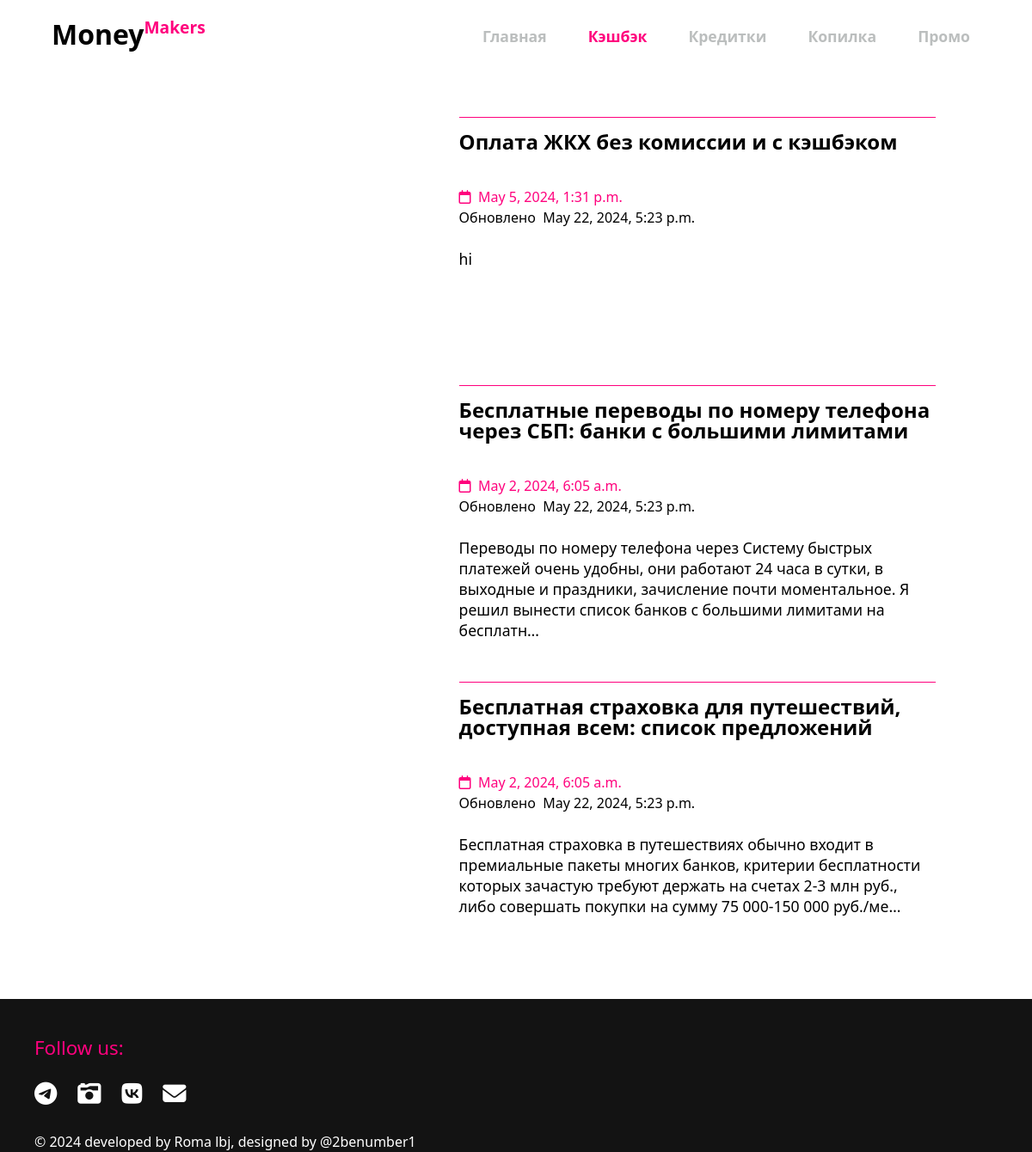
/debit, run on an earlier commit of the app's database.
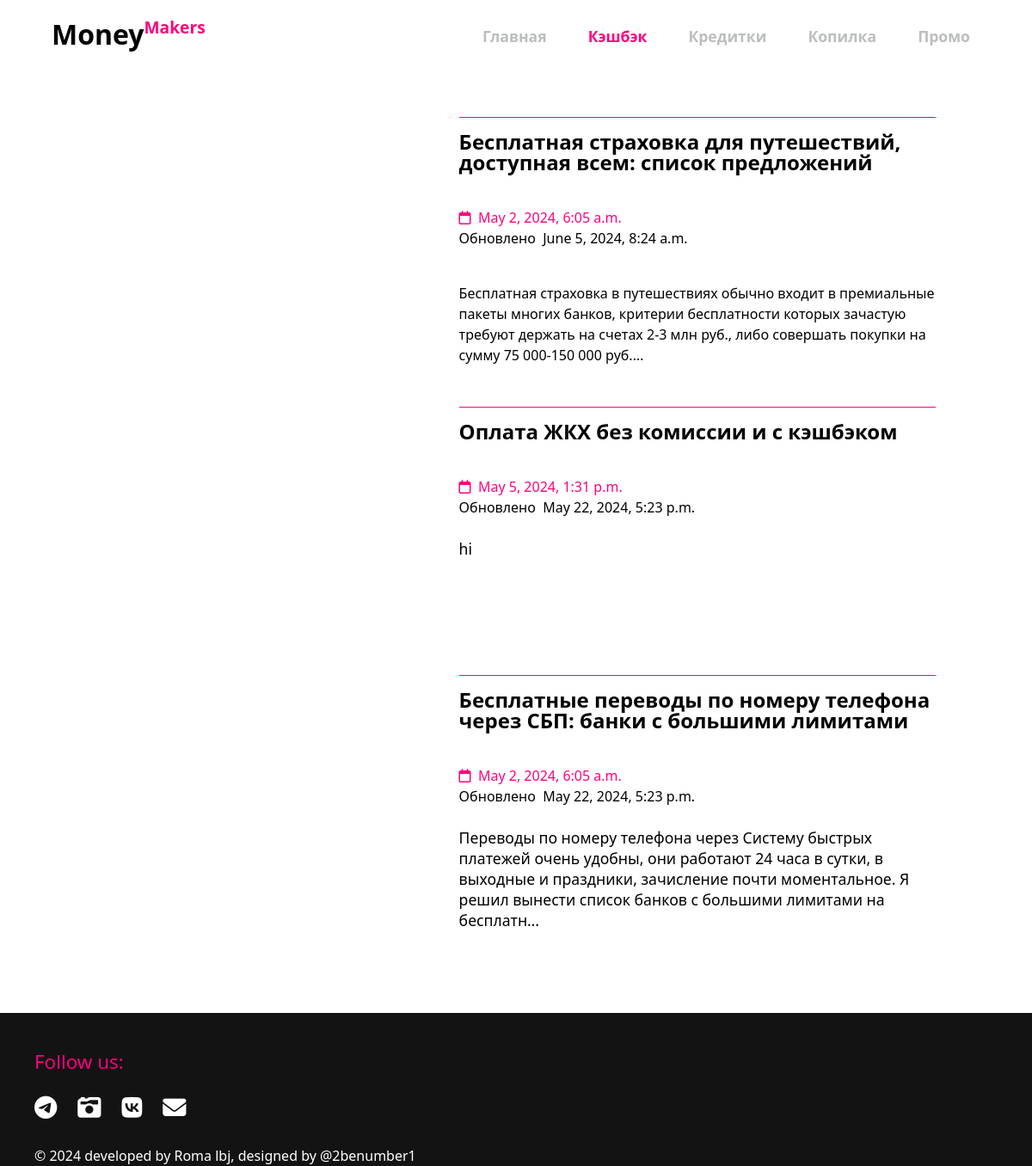
And on a later commit of the database.
### main/models.py (models this page shows, shortened)
class Articles(models.Model):
    credit = 'credit'
    debit = 'debit'
    savings = 'savings'
    CATEGORIES = [(credit, 'Кредитки'), (debit, 'Дебетухи'), (savings, 'Накопилка')]
    title = models.CharField(max_length=255)
    category = models.CharField(max_length=50, choices=CATEGORIES, blank=False)
    content = models.TextField()
    photo = models.ImageField(upload_to="images")
    time_create = models.DateTimeField(auto_now_add=True)
    time_update = models.DateTimeField(auto_now_add=True)
    likes_amount = models.IntegerField(default=0)
    comments_amount = models.IntegerField(default=0)
    class Meta:
        verbose_name = 'Article'
        verbose_name_plural = 'Articles'

### main/views.py (the view)
# urls.py: path('debit', views.debit, name='debit'),
def debit(request):
    context = {
        'articles': Articles.objects.filter(category='debit').order_by('-time_update'),
    }
    return render(request, 'main/debit.html', context)

### main/templates/main/debit.html (shortened to what this page needs)
{% extends 'main/layout.html' %}
{% block content %}
    <div class="credit_articles_list">
         <ul>
             {% for post in articles %}
                        <li>
                            <a href="{% url 'article_detail' category=post.category id=post.id %}">
                                <div class="post">
                                    <div class="image" style="background-image: url('{{post.photo.url}}');"></div>
                                    <div class="all_info">
                                        <p class="title">{{post.title}}</p>
                                        <p class="time time_create"><i class="fa-regular fa-calendar"></i>&nbsp;&nbsp;{{post.time_create}}</p>
                                        <p class="time time_update">Обновлено&nbsp;&nbsp;{{post.time_update}}</p>
                                        <p class="contents">{{post.content | truncatechars:220  | safe}}</p>
                                    </div>
                                </div>
                            </a>
                        </li>
             {% endfor %}
         </ul>
    </div>
{% endblock %}

What changed in the data, as far as the page shows it:
changed Articles "Бесплатная страховка для путешествий, доступная всем: список предложений": time_update "May 22, 2024, 5:23 p.m." → "June 5, 2024, 8:24 a.m."; content "…сумму 75 000-150 000 руб./ме…" → "…сумму 75 000-150 000 руб.…"; moves up the list
